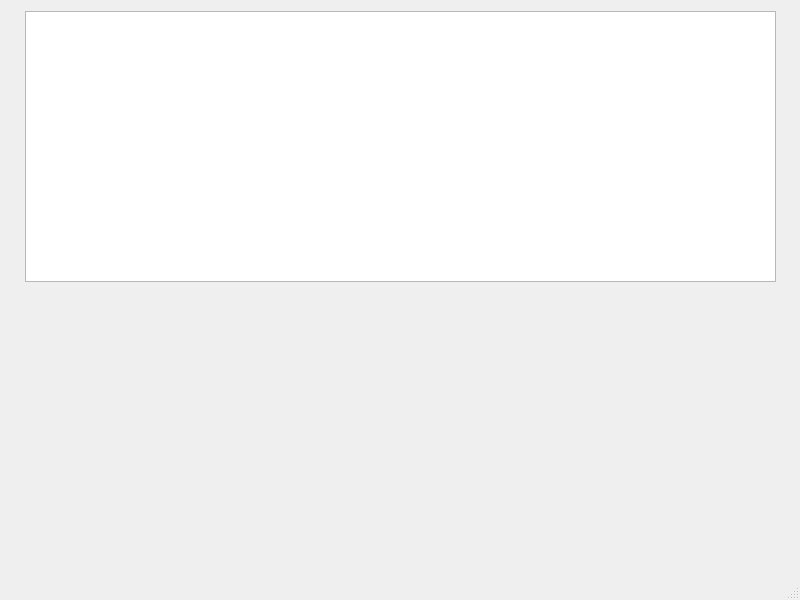
<?xml version="1.0" encoding="UTF-8"?>
<ui version="4.0">
 <class>juego</class>
 <widget class="QMainWindow" name="juego">
  <property name="geometry">
   <rect>
    <x>0</x>
    <y>0</y>
    <width>800</width>
    <height>600</height>
   </rect>
  </property>
  <property name="windowTitle">
   <string>MainWindow</string>
  </property>
  <widget class="QWidget" name="centralwidget">
   <widget class="QGraphicsView" name="graphicsView">
    <property name="geometry">
     <rect>
      <x>25</x>
      <y>11</y>
      <width>751</width>
      <height>271</height>
     </rect>
    </property>
   </widget>
  </widget>
  <widget class="QMenuBar" name="menubar">
   <property name="geometry">
    <rect>
     <x>0</x>
     <y>0</y>
     <width>800</width>
     <height>21</height>
    </rect>
   </property>
  </widget>
  <widget class="QStatusBar" name="statusbar"/>
 </widget>
 <resources/>
 <connections/>
</ui>
